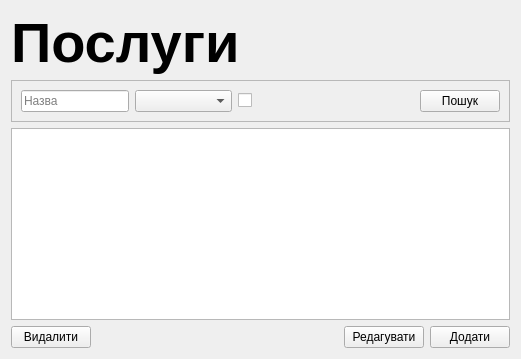
          <widget class="QWidget" name="page_services">
           <layout class="QVBoxLayout" name="verticalLayout_12">
            <item>
             <widget class="QLabel" name="label_services_title">
              <property name="font">
               <font>
                <pointsize>42</pointsize>
                <bold>true</bold>
               </font>
              </property>
              <property name="text">
               <string>Послуги</string>
              </property>
             </widget>
            </item>
            <item>
             <widget class="QFrame" name="frame_9">
              <property name="frameShape">
               <enum>QFrame::StyledPanel</enum>
              </property>
              <property name="frameShadow">
               <enum>QFrame::Raised</enum>
              </property>
              <layout class="QHBoxLayout" name="horizontalLayout_8">
               <item>
                <widget class="QLineEdit" name="lineEdit_title_services_search">
                 <property name="sizePolicy">
                  <sizepolicy hsizetype="Expanding" vsizetype="Fixed">
                   <horstretch>0</horstretch>
                   <verstretch>0</verstretch>
                  </sizepolicy>
                 </property>
                 <property name="placeholderText">
                  <string>Назва</string>
                 </property>
                </widget>
               </item>
               <item>
                <widget class="QComboBox" name="comboBox_type_services_search">
                 <property name="sizePolicy">
                  <sizepolicy hsizetype="Expanding" vsizetype="Fixed">
                   <horstretch>0</horstretch>
                   <verstretch>0</verstretch>
                  </sizepolicy>
                 </property>
                 <property name="placeholderText">
                  <string>Тип послуги</string>
                 </property>
                 <property name="modelColumn">
                  <number>0</number>
                 </property>
                 <item>
                  <property name="text">
                   <string>Service 1</string>
                  </property>
                 </item>
                 <item>
                  <property name="text">
                   <string>Service 2</string>
                  </property>
                 </item>
                 <item>
                  <property name="text">
                   <string>Service 3</string>
                  </property>
                 </item>
                </widget>
               </item>
               <item>
                <widget class="QCheckBox" name="checkBox_enable_type_combo">
                 <property name="text">
                  <string/>
                 </property>
                </widget>
               </item>
               <item>
                <spacer name="horizontalSpacer_10">
                 <property name="orientation">
                  <enum>Qt::Horizontal</enum>
                 </property>
                 <property name="sizeType">
                  <enum>QSizePolicy::Expanding</enum>
                 </property>
                 <property name="sizeHint" stdset="0">
                  <size>
                   <width>162</width>
                   <height>20</height>
                  </size>
                 </property>
                </spacer>
               </item>
               <item>
                <widget class="QPushButton" name="pushButton_services_search">
                 <property name="text">
                  <string>Пошук</string>
                 </property>
                </widget>
               </item>
              </layout>
             </widget>
            </item>
            <item>
             <widget class="QTableView" name="tableView_services">
              <property name="editTriggers">
               <set>QAbstractItemView::NoEditTriggers</set>
              </property>
              <property name="selectionMode">
               <enum>QAbstractItemView::SingleSelection</enum>
              </property>
              <property name="selectionBehavior">
               <enum>QAbstractItemView::SelectRows</enum>
              </property>
              <attribute name="verticalHeaderVisible">
               <bool>false</bool>
              </attribute>
             </widget>
            </item>
            <item>
             <layout class="QHBoxLayout" name="horizontalLayout_7">
              <item>
               <widget class="QPushButton" name="pushButton_services_del">
                <property name="text">
                 <string>Видалити</string>
                </property>
               </widget>
              </item>
              <item>
               <spacer name="horizontalSpacer_9">
                <property name="orientation">
                 <enum>Qt::Horizontal</enum>
                </property>
                <property name="sizeHint" stdset="0">
                 <size>
                  <width>40</width>
                  <height>20</height>
                 </size>
                </property>
               </spacer>
              </item>
              <item>
               <widget class="QPushButton" name="pushButton_services_edit">
                <property name="text">
                 <string>Редагувати</string>
                </property>
               </widget>
              </item>
              <item>
               <widget class="QPushButton" name="pushButton_services_add">
                <property name="text">
                 <string>Додати</string>
                </property>
               </widget>
              </item>
             </layout>
            </item>
           </layout>
          </widget>
